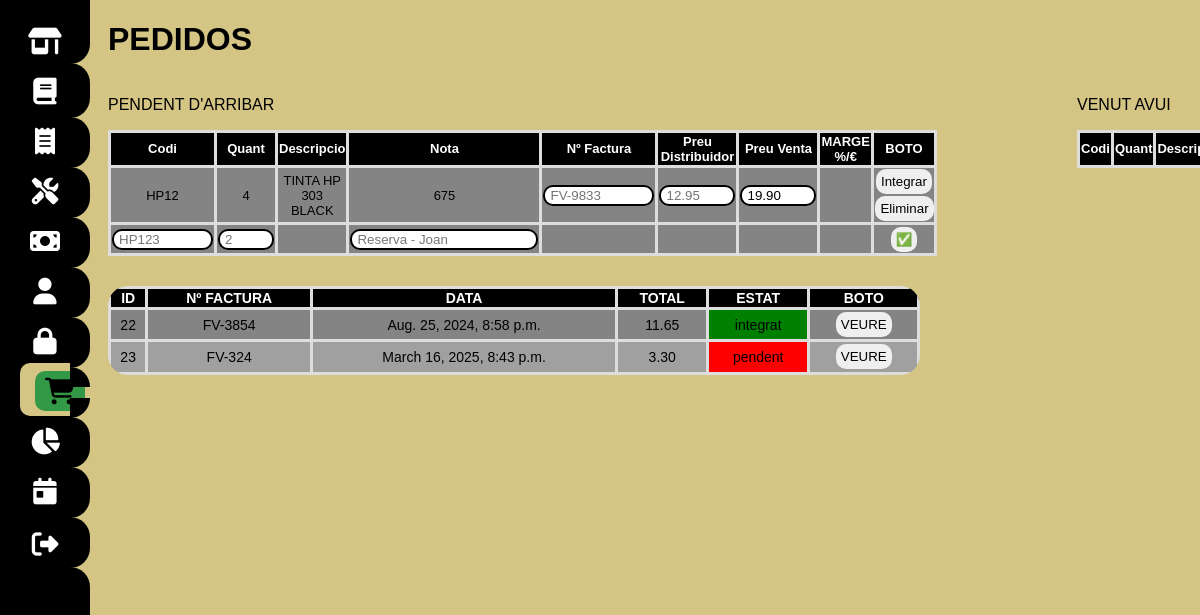
Page /pedidos/ (signed in) on the committed database.
### myapp/models.py (models this page shows, shortened)
class Pedidos(models.Model):
    producto_id = models.ForeignKey(Producto, on_delete=models.CASCADE)
    quantitat=models.IntegerField(default="1")
    nota=models.CharField(max_length=100, blank=True)
    factura_compra=models.CharField(max_length=100, blank=True)
    rebut=models.CharField(max_length=10, default="NO")
    factura_compra_id=models.ForeignKey(FacturaCompra, on_delete=models.CASCADE, null=True)

class Producto(models.Model):
    nombre = models.CharField(max_length=200)
    codigo = models.CharField(max_length=200)
    cantidad= models.IntegerField()
    descripcion= models.CharField(max_length=300,default='')
    precio= models.DecimalField(max_digits=9999999, decimal_places=2)
    imagen = models.ImageField(upload_to='imagenes/')
    preu_distribuidor=models.DecimalField(max_digits=9999999, decimal_places=2,default=1)
    marge=models.DecimalField(max_digits=9999999, decimal_places=2,default=1)

class FacturaCompra(models.Model):
    referencia_factura=models.CharField(max_length=30)
    data=models.DateTimeField()
    total= models.DecimalField(max_digits=9999999, decimal_places=2, blank=True)
    estat=models.CharField(default="pendent", max_length=50)

### myapp/views.py (the view, shortened to what this page needs)
# urls.py: path("pedidos/", views.pedidos, name="pedidos"),
@login_required
def pedidos(request):
    producte_pedidos_per_facturar=Pedidos.objects.filter(factura_compra="pendent")
    print(producte_pedidos_per_facturar)
    for prod in producte_pedidos_per_facturar:
        producte=Producto.objects.get(id=prod.producto_id_id)
        prod.referencia=producte.codigo
        prod.descripcio=producte.descripcion
        prod.referencia_venda=producte.precio
    factures_compra=FacturaCompra.objects.all()
    dia=timezone.now().date()
    print("cccc",dia)
    tickets=Ticket.objects.filter(date__date=dia)
    print("aaa",tickets)
    productes_info=[]
    tickets_info = []
    print(tickets_info)
    productes_info=[]
    factures_info=[]
    factures=Facturas.objects.filter(date__date=dia)
    print(factures_info)
    print(tickets_info)
    return render(request, "pedidos.html", {"producte_pedidos_per_facturar":producte_pedidos_per_facturar, "factures_compra":factures_compra,"ticket":tickets , "factures":factures,
        "producte_pedidos_per_facturar": producte_pedidos_per_facturar,
        "factures_compra": factures_compra,
        "tickets_info": tickets_info,
        "factures_info": factures_info
    })

### myapp/templates/pedidos.html (shortened to what this page needs)
{% extends "layouts/base.html" %}
{% block content %}
<!DOCTYPE html>
<html lang="en">
<head>
</head>
<body>
<div class="main-content">
    <div class="products-section">
        <h1>PEDIDOS</h1>
        <div id="pedidos-seccio">
    <div id="esquerra">
        <table  style="font-size:13px;" >
            <p>PENDENT D'ARRIBAR</p>
            <thead>
                <tr>
                    <th>Codi</th>
                    <th>Quant</th>
                    <th>Descripcio</th>
                    <th>Nota</th>
                    <th>Nº Factura</th>
                    <th>Preu Distribuidor</th>
                    <th>Preu Venta</th>
                    <th>MARGE %/€</TH>
                    <th>BOTO</th>
                </tr>
            </thead>
            <tbody>
                {% for producte in producte_pedidos_per_facturar %}
                <tr>
                    <td>{{ producte.referencia }}</td>
                    <td>{{ producte.quantitat }}</td>
                    <td>{{producte.descripcio}}</td>
                    <td>{{ producte.nota }}</td>
                    <td><input class="input-num-factura-pedidos" id="factura_{{ producte.id }}" placeholder="FV-9833"></td>
                    <td>
                        <input type="number" class="preu-factura-pedido-input compra-producte" id="producte_preu_unitat_{{ producte.id }}" placeholder="12.95" oninput="calcularMarge({{ producte.id }})">
                      </td>
                      <td>
                        <input type="number" class="preu-factura-pedido-input venda-producte" id="producte_preu_unitat_venda{{ producte.id }}" value="{{producte.referencia_venda}}" placeholder="12.95" oninput="calcularMarge({{ producte.id }})">
                      </td>
                      <td ><span id="marge_{{ producte.id }}"></span></td>
                    <td><button onclick="ficarFacturaPedido({{ producte.id }})" >Integrar</button><button>Eliminar </button></td>
                </tr>
                {% endfor %}
                <tr>
                    <td><input id="referencia-pedido-input" placeholder="HP123"></td>
                    <td><input type="number" id="quantitat-pedido-input" placeholder="2"></td>
                    <td></td>
                    <td><input id="nota-pedido-input" placeholder="Reserva - Joan"></td>
                    <td></td>
                    <td></td>
                    <td></td>
                    <td></td>
                    <td><button onclick="crearPedidoProducte()">✅</button></td>
                </tr>
            </tbody>
        </table>
        <div class="taula-factures-compra">
        <table id="productTable">
            <thead>
                <tr>
                    <th>ID</th>
                    <th>Nº FACTURA</th>
                    <th>DATA</th>
                    <th>TOTAL</th>
                    <th>ESTAT</th>
                    <th>BOTO</th>
                </tr>
            </thead>
            <tbody>
                {% for factura in factures_compra %}
                <tr>
                    <td>{{factura.id}}</td>
                    <td>{{factura.referencia_factura}}</td>
                    <td>{{factura.data}}</td>
                    <td>{{factura.total}}</td>
                    <TD class="{% if factura.estat == 'pendent' %}estat-pendent{% elif factura.estat == 'integrat' %}estat-integrat{% endif %}">{{factura.estat}}</TD>
                    <td><button data-factura-referencia="{{factura.id}}" class="popup-trigger" >VEURE</button></td>
                </tr>
                {% endfor %}
            </tbody>
        </table>
    </div>
    </div>
    <div id="dreta">
       <div>
        <p>VENUT AVUI</p>
        <table class="venuts" style="font-size:13px;" >
            <thead>
                <tr>
                    <th>Codi</th>
                    <th>Quant</th>
                    <th>Descrip.</th>
                </tr>
            </thead>
        </table>
    </div>
    </div>
    </div>
</div>
</div>
</body>
</html>
{% endblock %}

### myapp/static/styles/main.css (style rules this page uses)
body { margin: 0; padding: 0; font-family: Arial, sans-serif; background: rgb(212, 197, 133); color: #000000; }
.main-content { padding-left: 9%; overflow: hidden; }
.products-section { float: left; width: 48%; margin-right: 2%; }
table { width: 98%; border-collapse: collapse; }
table th, table td { padding: 1px; text-align: center; border: 3px solid #ddd; }
table th { background-color: #000000; color: #ffffff; text-align: center; }
tr:nth-child(even) { background-color: #a0a0a0; }
tr:nth-child(odd) { background-color: #848484; }
#productTable { border-radius: 20px; overflow: hidden; -webkit-border-radius: 20px; -moz-border-radius: 20px; -ms-border-radius: 20px; -o-border-radius: 20px; font-size: 14px; }
input { border-radius: 10px; -webkit-border-radius: 10px; -moz-border-radius: 10px; -ms-border-radius: 10px; -o-border-radius: 10px; text-decoration: none; display: inline-block; border: 2px black solid; padding-left: 5px; }
td button, cart-button button { display: inline-block; border: none; border-radius: 10px; border:none; padding: 5px; -webkit-border-radius: 10px; -moz-border-radius: 10px; -ms-border-radius: 10px; -o-border-radius: 10px; margin: 1%; }

### myapp/templates/pedidos.html (style rules this page uses)
#pedidos-seccio { display:flex; }
#dreta { margin-left:30px; display:flex; align-items: flex-start; }
#dreta div { margin-left:110px; }
#referencia-pedido-input { max-width:90px; }
#quantitat-pedido-input { max-width:45px; }
.input-num-factura-pedidos { max-width:100px; }
.preu-factura-pedido-input { max-width:65px; }
.taula-factures-compra { margin-top:30px; }
#productTable { border-radius: 20px; overflow: hidden; -webkit-border-radius: 20px; -moz-border-radius: 20px; -ms-border-radius: 20px; -o-border-radius: 20px; font-size: 14px; }
table { width: 98%; border-collapse: collapse; }
.estat-pendent { background-color:red; }
.estat-integrat { background-color:green; }
body { font-family: Arial, sans-serif; }

### rows in the picture
Pedidos: referencia "HP12", quantitat "4", descripcio "TINTA HP 303 BLACK", nota "675", referencia_venda "19.90"
FacturaCompra: id "22", referencia_factura "FV-3854", data "Aug. 25, 2024, 8:58 p.m.", total "11.65", estat "integrat"
FacturaCompra: id "23", referencia_factura "FV-324", data "March 16, 2025, 8:43 p.m.", total "3.30", estat "pendent"
